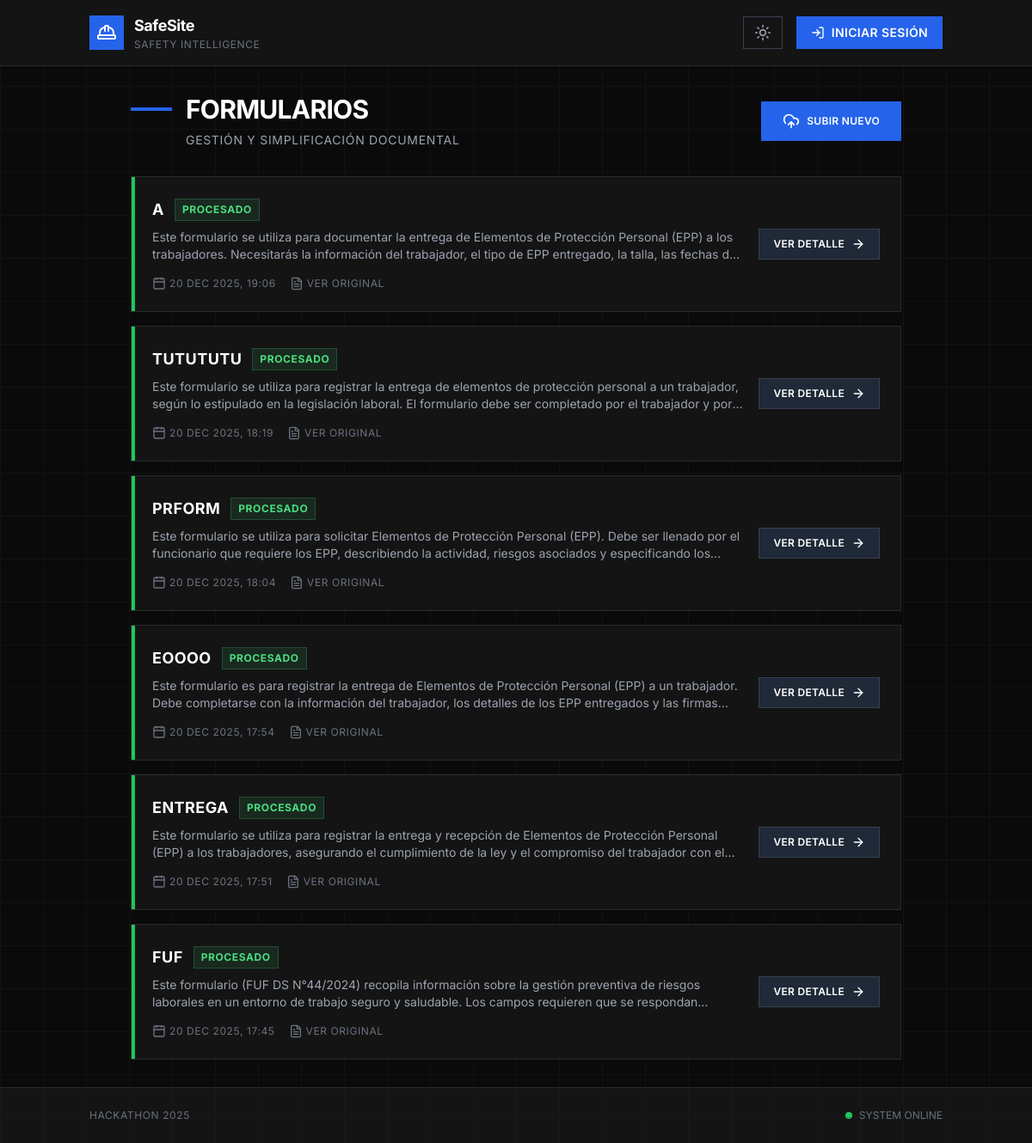
/formularios/, run on an earlier commit of the app's database.
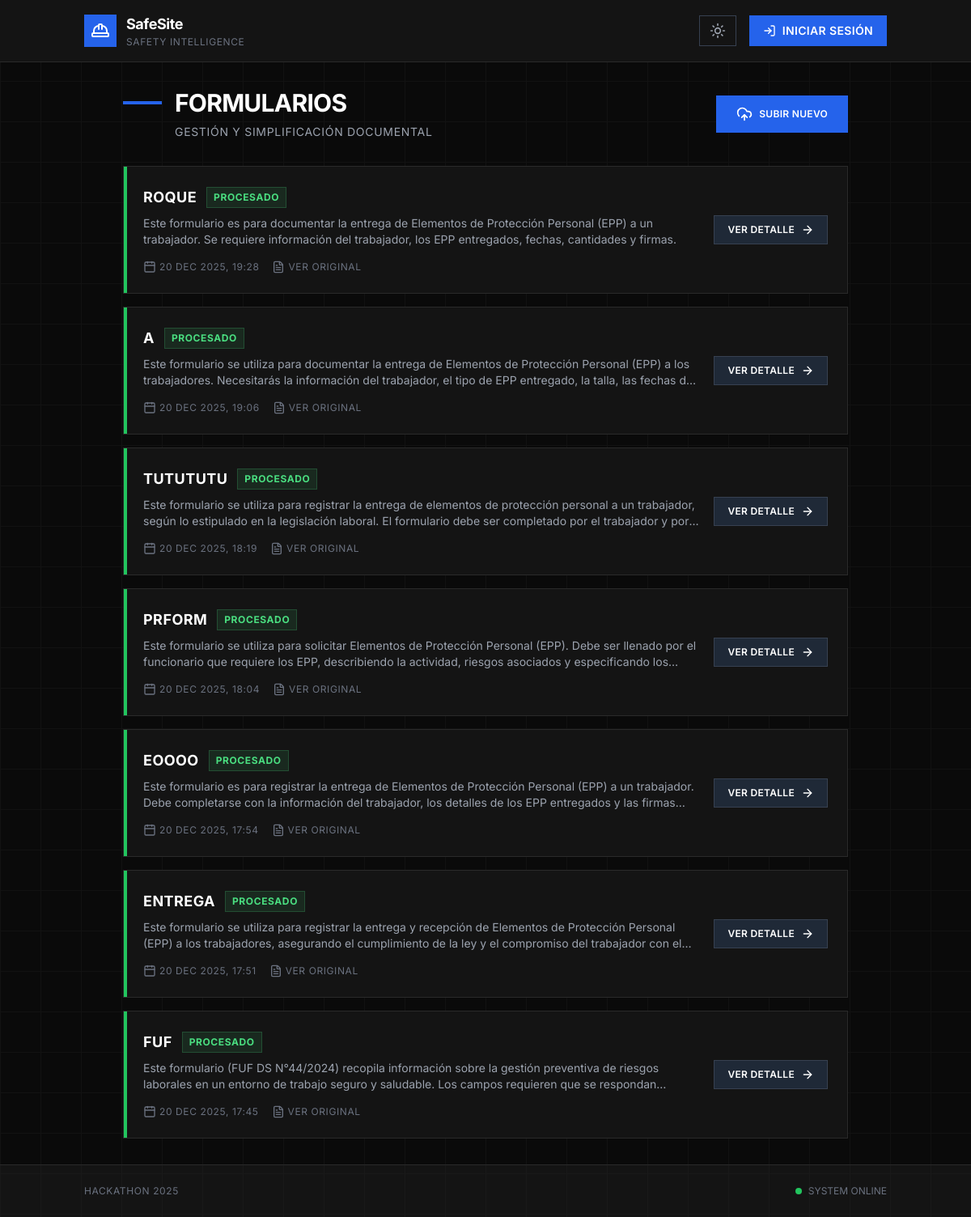
And on a later commit of the database.
### seguridad/models.py (models this page shows, shortened)
class Formulario(models.Model):
    id_formulario = models.AutoField(primary_key=True)
    nombre = models.CharField(max_length=200, default="Formulario sin nombre")
    categoria = models.CharField(
        max_length=20,
        choices=[("DIARIO", "Diario"), ("PARTICULAR", "Particular")],
        default="PARTICULAR",
    )
    archivo = models.FileField(upload_to="formularios/", max_length=500)
    fecha_subida = models.DateTimeField(auto_now_add=True)
    procesado = models.BooleanField(default=False)
    resultado_json = models.JSONField(blank=True, null=True)
    resumen = models.TextField(blank=True, null=True)
    requiere_firma = models.BooleanField(default=False, verbose_name="¿Requiere firma?")

### seguridad/views.py (the view)
# urls.py: path("formularios/", views.lista_formularios, name="lista_formularios"),
def lista_formularios(request):
    formularios = Formulario.objects.all().order_by("-fecha_subida")
    return render(
        request, "seguridad/lista_formularios.html", {"formularios": formularios}
    )

### seguridad/templates/seguridad/lista_formularios.html (shortened to what this page needs)
{% extends 'seguridad/base.html' %}
{% block content %}
<div class="max-w-4xl mx-auto">
    <div class="flex items-center justify-between mb-8">
        <div>
            <div class="flex items-center gap-4 mb-2">
                <div class="h-1 w-12 bg-blue-600"></div>
                <h2 class="text-3xl font-bold tracking-tight uppercase text-white">
                    Formularios
                </h2>
            </div>
            <p class="text-gray-400 text-sm uppercase tracking-wider ml-16">
                Gestión y Simplificación Documental
            </p>
        </div>
        <a href="{% url 'subir_formulario' %}" class="inline-flex items-center gap-2 px-6 py-3 bg-blue-600 hover:bg-blue-700 text-white boxy-button">
            <i data-lucide="upload-cloud" class="w-5 h-5"></i>
            <span>Subir Nuevo</span>
        </a>
    </div>
    <div class="grid gap-4">
        {% for form in formularios %}
        <div class="boxy-card p-6 group relative overflow-hidden">
            <div class="absolute top-0 left-0 w-1 h-full {% if form.procesado %}bg-green-500{% else %}bg-gray-500{% endif %}"></div>
            <div class="flex items-start justify-between gap-4">
                <div class="flex-1">
                    <div class="flex items-center gap-3 mb-2">
                        <h3 class="text-lg font-bold text-white uppercase tracking-wide">
                            {{ form.nombre }}
                        </h3>
                        {% if form.procesado %}
                        <span class="px-2 py-1 text-xs font-bold text-green-400 bg-green-400/10 border border-green-400/20 uppercase tracking-wider">
                            Procesado
                        </span>
                        {% else %}
                        <span class="px-2 py-1 text-xs font-bold text-gray-400 bg-gray-400/10 border border-gray-400/20 uppercase tracking-wider">
                            Pendiente
                        </span>
                        {% endif %}
                    </div>
                    <p class="text-sm text-gray-400 mb-4 line-clamp-2">
                        {{ form.resumen|default:"Sin resumen disponible" }}
                    </p>
                    <div class="flex items-center gap-4 text-xs text-gray-500 uppercase tracking-wider">
                        <div class="flex items-center gap-1">
                            <i data-lucide="calendar" class="w-4 h-4"></i>
                            {{ form.fecha_subida|date:"d M Y, H:i" }}
                        </div>
                        {% if form.archivo %}
                        <a href="{{ form.archivo.url }}" target="_blank" class="flex items-center gap-1 hover:text-blue-400 transition-colors">
                            <i data-lucide="file-text" class="w-4 h-4"></i>
                            Ver Original
                        </a>
                        {% endif %}
                    </div>
                </div>
                <div class="self-center">
                    <a href="{% url 'detalle_formulario' form.pk %}" class="inline-flex items-center gap-2 px-4 py-2 bg-gray-800 hover:bg-gray-700 text-white boxy-button border border-gray-700">
                        <span>Ver Detalle</span>
                        <i data-lucide="arrow-right" class="w-4 h-4"></i>
                    </a>
                </div>
            </div>
        </div>
        {% endfor %}
    </div>
</div>
{% endblock %}

What changed in the data, as far as the page shows it:
added Formulario: procesado True (drawn), nombre "ROQUE", resumen "Este formulario es para documentar la entrega de Elementos de Protección Personal (EPP) a un trabajador. Se requiere información del trabajador, los EPP entregados, fechas, cantidades y firmas.", fecha_subida "20 DEC 2025, 19:28"
